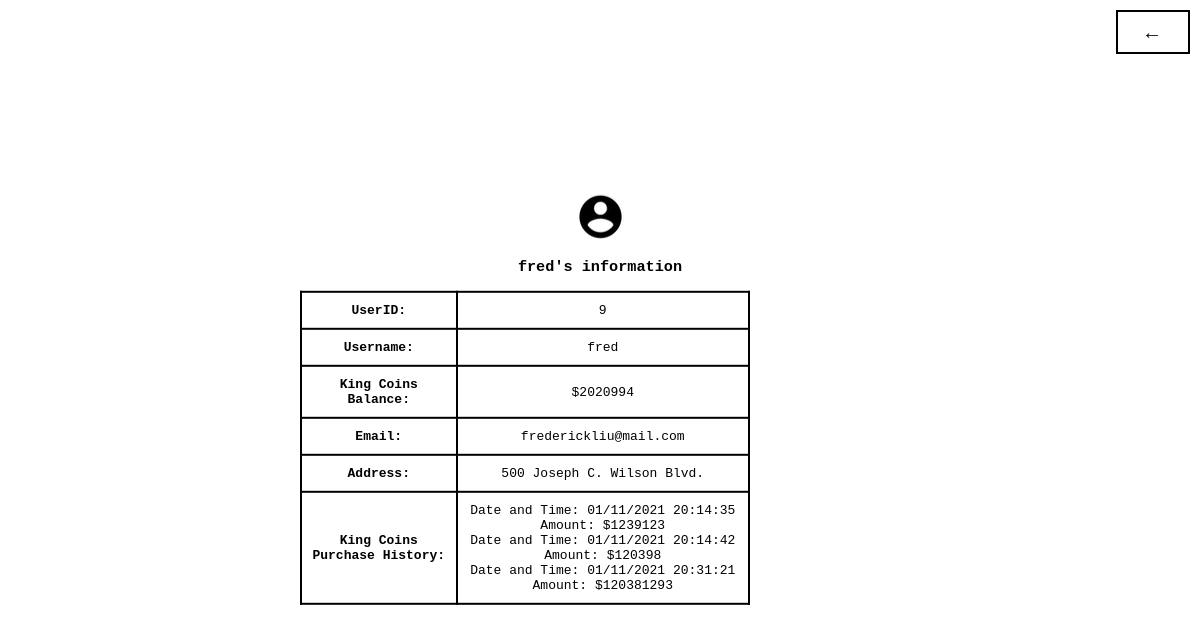
The page /myinfo (signed in) on the database as committed earlier.
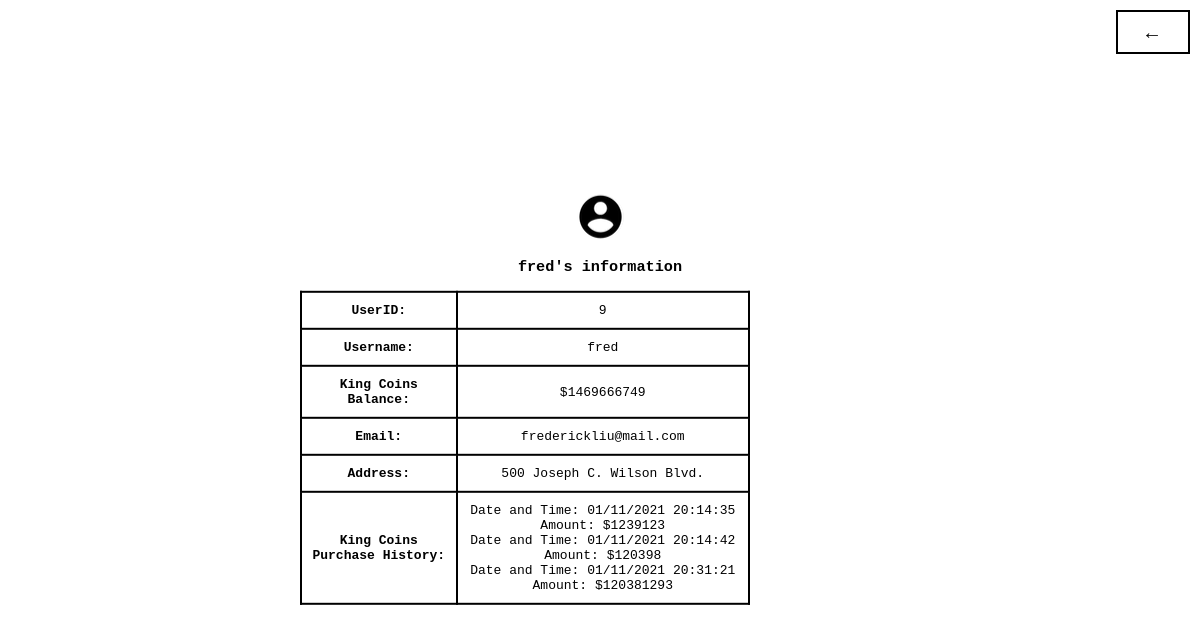
The same page on the database as committed later.
### tables this page shows
CREATE TABLE UserInfo(id INTEGER PRIMARY KEY AUTOINCREMENT, name char(1000), username char(1000), email char(1000), address char(1000), password char(1000), confirmpassword char(1000), playertokens INTEGER);

### main.py (the view)
@app.route("/myinfo", methods = ['POST', 'GET'])
def myinfo():
    username = session.get('username')
    con = sqlite3.connect("users.db")
    cur = con.cursor()
    cur.execute(f"SELECT playertokens from UserInfo WHERE username='{username}';")
    userTOKEN = cur.fetchone()
    if (type(userTOKEN) is type(None)):
            flash("Please Log in!")
            return redirect(url_for('login'))
    userTOKEN = userTOKEN[0]
    cur.execute(f"SELECT id from UserInfo WHERE username='{username}';")
    userID = cur.fetchone()
    userID = userID[0]
    cur.execute(f"SELECT address from UserInfo WHERE username='{username}';")
    userADDRESS = cur.fetchone()
    userADDRESS = userADDRESS[0]
    cur.execute(f"SELECT email FROM UserInfo WHERE username='{username}';")
    userEMAIL = cur.fetchone()
    userEMAIL = userEMAIL[0]
    con2 = sqlite3.connect("purchase.db")
    cur2 = con2.cursor()
    cur2.execute(f"SELECT dateandtime, amount FROM user_purchases WHERE username = '{username}'")
    allpurchasehistory = cur2.fetchall()
    print(type(allpurchasehistory))
    allpurchasehistory = list(allpurchasehistory)
    return render_template("myinfo.html", username = username, userTOKEN = userTOKEN, userID = userID, userADDRESS = userADDRESS, userEMAIL = userEMAIL, allpurchasehistory = allpurchasehistory)

### templates/myinfo.html (shortened to what this page needs)
<!DOCTYPE html>
<html lang="en">
<head>
  <link rel="stylesheet" href="static/myinfo.css">
</head>
    <body>
        {% block content %}
        <div class="form-wrapper">
            <div class = "container">
              <div class = "photodiv">
              <img src="/static/login.png">
              </div>
			  <h3 class = "tableheader">{{username}}'s information</h3>
			  <table style="width:75%">
				<tr>
				<th>UserID:</th>
				<td>{{userID}}</td>
				</tr>
				<tr>
				<th>Username:</th>
				<td>{{username}}</td>
				</tr>
				<tr>
				<th>King Coins Balance:</th>
				<td>${{userTOKEN}}</td>
				</tr>
				<tr>
				<th>Email:</th>
				<td>{{userEMAIL}}</td>
				</tr>
				<tr>
					<th>Address:</th>
					<td>{{userADDRESS}}</td>
					</tr>
					<tr>
						<th>King Coins Purchase History:</th>
				<ul>
					<td>
						{%for i in allpurchasehistory%}
						<li>Date and Time: {{i[0]}} Amount: ${{i[1]}}</li>
						{% endfor %}
					</td>
				</ul>
			</tr>
				</table>
            </div>
            <a href="{{url_for('login')}}"><span>←</span></a>
         </div>
{% endblock %}
    </body>
</html>

### static/myinfo.css (style rules this page uses)
body { display: flex; overflow: hidden; font-family: monospace; transition: all .35s; }
.container { position: fixed; top: 50%; left: 50%; transform: translate(-50%, -50%); }
.photodiv { text-align: center; }
a { display: block; width: 70px; height: 40px; line-height: 40px; font-size: 20px; font-family: sans-serif; text-decoration: none; color: black; border: 2px solid black; letter-spacing: 2px; text-align: center; transition: all .35s; position: absolute; top: 10px; right: 10px; }
a span { position: relative; z-index: 2; }
a:after { position: absolute; content: ""; top: 0; left: 0; width: 0; height: 100%; background: black; transition: all .35s; }
table, th, td { border: 2px solid black; border-collapse: collapse; }
th, td { padding: 10px; text-align: center; }
.tableheader { text-align: center; }
li { list-style-type: none; margin: 0; padding: 0; }

Rows that differ between the two databases and show on the page:
changed UserInfo "fred": playertokens "2020994" → "1469666749"
